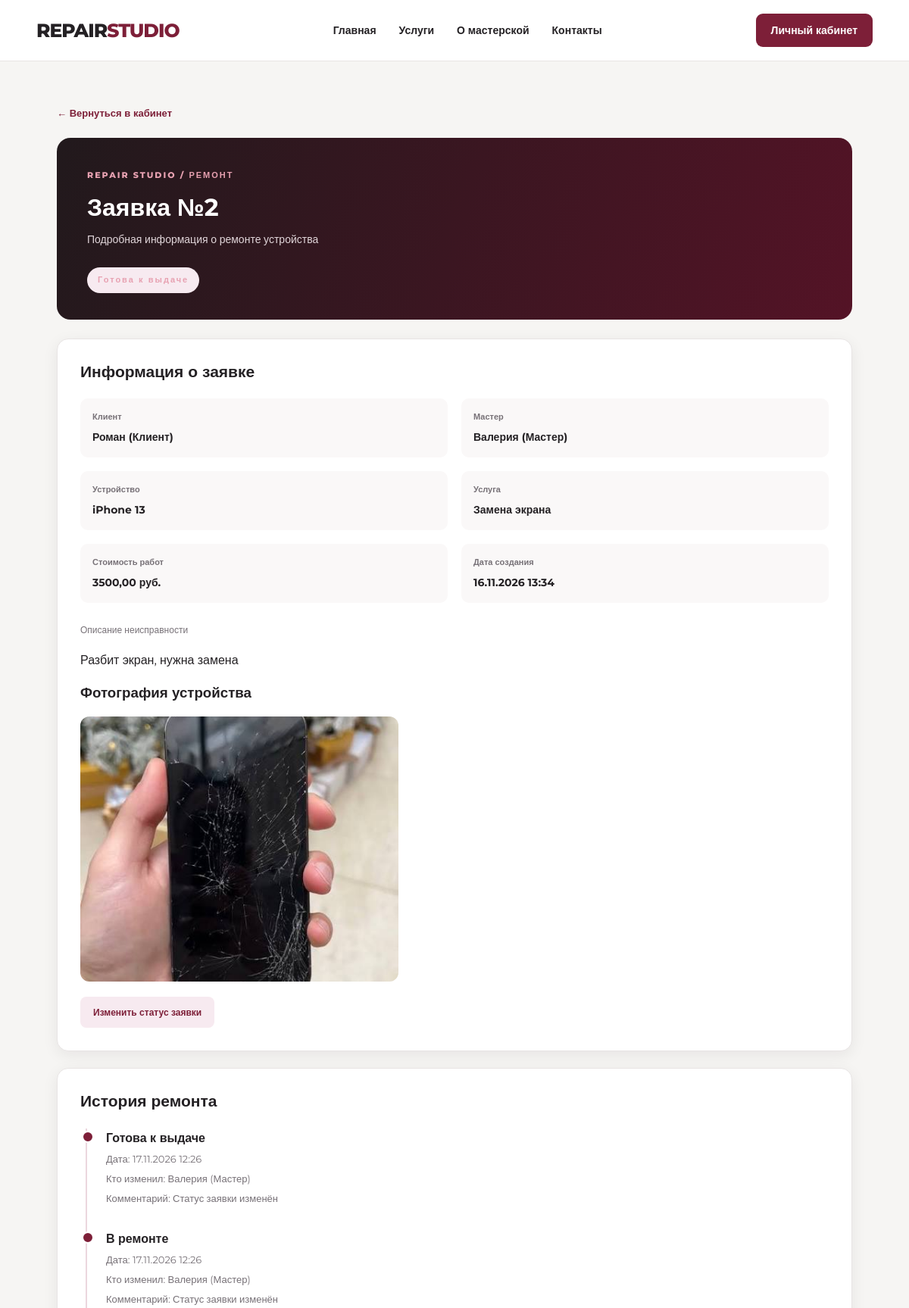
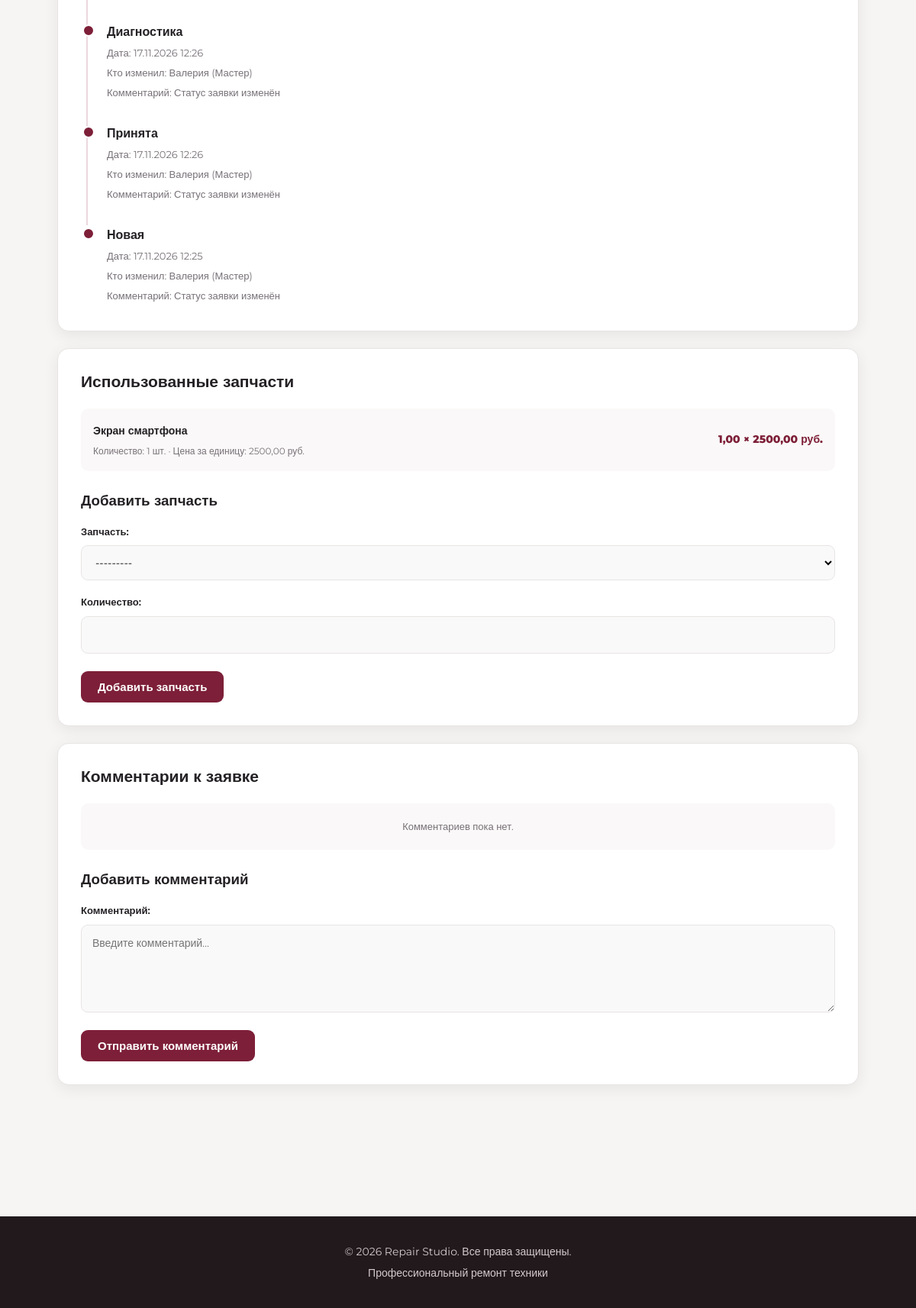
The app's page /repairs/2/ (signed in) with its own data (2 pictures, top to bottom).
### workshop/models.py (models this page shows, shortened)
class RepairRequest(models.Model):
    class Status(models.TextChoices):
        NEW = 'new', 'Новая'
        ACCEPTED = 'accepted', 'Принята'
        DIAGNOSTICS = 'diagnostics', 'Диагностика'
        WAITING_PARTS = 'waiting_parts', 'Ожидание запчастей'
        IN_PROGRESS = 'in_progress', 'В ремонте'
        COMPLETED = 'completed', 'Готова к выдаче'
        ISSUED = 'issued', 'Выдана'
        CANCELLED = 'cancelled', 'Отменена'
    customer = models.ForeignKey(
        'workshop.User',
        on_delete=models.CASCADE,
        related_name='repair_requests',
        verbose_name='Клиент'
    )
    master = models.ForeignKey(
        'workshop.User',
        on_delete=models.SET_NULL,
        null=True,
        blank=True,
        related_name='assigned_repairs',
        verbose_name='Мастер'
    )
    service = models.ForeignKey(
        Service,
        on_delete=models.SET_NULL,
        null=True,
        blank=True,
        related_name='requests',
        verbose_name='Услуга'
    )
    device_type = models.CharField(
        max_length=100,
        verbose_name='Тип устройства'
    )
    description = models.TextField(
        verbose_name='Описание неисправности'
    )
    photo = models.ImageField(
        upload_to='repair_photos/',
        blank=True,
        null=True,
        verbose_name='Фотография устройства'
    )
    status = models.CharField(
        max_length=30,
        choices=Status.choices,
        default=Status.NEW,
        verbose_name='Статус заявки'
    )
    work_cost = models.DecimalField(
        max_digits=10,
        decimal_places=2,
        default=Decimal('0.00'),
        verbose_name='Стоимость ремонта'
    )
    created_at = models.DateTimeField(
        auto_now_add=True,
        verbose_name='Дата создания'
    )
    updated_at = models.DateTimeField(
        auto_now=True,
        verbose_name='Дата обновления'
    )
    class Meta:
        verbose_name = 'Заявка на ремонт'
        verbose_name_plural = 'Заявки на ремонт'
        ordering = ['-created_at']

class User(AbstractUser):
    class Role(models.TextChoices):
        CLIENT = 'client', 'Клиент'
        MASTER = 'master', 'Мастер'
        ADMIN = 'admin', 'Администратор'
    role = models.CharField(
        max_length=20,
        choices=Role.choices,
        default=Role.CLIENT,
        verbose_name='Роль пользователя'
    )
    phone = models.CharField(
        max_length=20,
        blank=True,
        verbose_name='Номер телефона'
    )
    def __str__(self):
        return f'{self.username} ({self.get_role_display()})'

class Service(models.Model):
    name = models.CharField(
        max_length=150,
        verbose_name='Название услуги'
    )
    description = models.TextField(
        blank=True,
        verbose_name='Описание'
    )
    price = models.DecimalField(
        max_digits=10,
        decimal_places=2,
        verbose_name='Стоимость'
    )
    is_active = models.BooleanField(
        default=True,
        verbose_name='Услуга активна'
    )
    created_at = models.DateTimeField(
        auto_now_add=True,
        verbose_name='Дата создания'
    )
    def __str__(self):
        return self.name
    class Meta:
        verbose_name = 'Услуга'
        verbose_name_plural = 'Услуги'

class StatusHistory(models.Model):
    repair = models.ForeignKey(
        RepairRequest,
        on_delete=models.CASCADE,
        related_name='status_history',
        verbose_name='Заявка'
    )
    changed_by = models.ForeignKey(
        'workshop.User',
        on_delete=models.SET_NULL,
        null=True,
        verbose_name='Кто изменил'
    )
    old_status = models.CharField(
        max_length=30,
        blank=True,
        verbose_name='Предыдущий статус'
    )
    new_status = models.CharField(
        max_length=30,
        choices=RepairRequest.Status.choices,
        verbose_name='Новый статус'
    )
    comment = models.TextField(
        blank=True,
        verbose_name='Комментарий'
    )
    created_at = models.DateTimeField(
        auto_now_add=True,
        verbose_name='Дата изменения'
    )
    class Meta:
        verbose_name = 'История статуса'
        verbose_name_plural = 'История статусов'
        ordering = ['-created_at']

class PartUsage(models.Model):
    repair = models.ForeignKey(
        RepairRequest,
        on_delete=models.CASCADE,
        related_name='used_parts',
        verbose_name='Заявка'
    )
    part = models.ForeignKey(
        Part,
        on_delete=models.PROTECT,
        related_name='usages',
        verbose_name='Запчасть'
    )
    quantity = models.PositiveIntegerField(
        verbose_name='Количество'
    )
    unit_price = models.DecimalField(
        max_digits=10,
        decimal_places=2,
        verbose_name='Цена на момент использования'
    )
    used_by = models.ForeignKey(
        'workshop.User',
        on_delete=models.SET_NULL,
        null=True,
        verbose_name='Кто использовал'
    )
    created_at = models.DateTimeField(
        auto_now_add=True,
        verbose_name='Дата использования'
    )
    class Meta:
        verbose_name = 'Использование запчасти'
        verbose_name_plural = 'Использование запчастей'

class Part(models.Model):
    name = models.CharField(
        max_length=150,
        verbose_name='Название запчасти'
    )
    description = models.TextField(
        blank=True,
        verbose_name='Описание'
    )
    quantity = models.PositiveIntegerField(
        default=0,
        verbose_name='Количество на складе'
    )
    unit_price = models.DecimalField(
        max_digits=10,
        decimal_places=2,
        verbose_name='Цена за единицу'
    )
    min_quantity = models.PositiveIntegerField(
        default=2,
        verbose_name='Минимальный остаток'
    )
    def __str__(self):
        return self.name
    class Meta:
        verbose_name = 'Запчасть'
        verbose_name_plural = 'Запчасти'
        ordering = ['name']

### workshop/views.py (the view)
def repair_detail(request, repair_id):
    repair = get_repair_for_user(request, repair_id)
    status_history = StatusHistory.objects.filter(
        repair=repair
    ).order_by('-created_at')
    comments = RepairComment.objects.filter(
        repair=repair
    ).order_by('created_at')
    part_usages = PartUsage.objects.filter(
        repair=repair
    ).select_related('part')
    comment_form = RepairCommentForm()
    part_usage_form = PartUsageForm()
    return render(
        request,
        'workshop/repair_detail.html',
        {
            'repair': repair,
            'status_history': status_history,
            'comments': comments,
            'comment_form': comment_form,
            'part_usages': part_usages,
            'part_usage_form': part_usage_form,
        }
    )

### workshop/forms.py
class RepairCommentForm(forms.ModelForm):
    class Meta:
        model = RepairComment
        fields = ['text']
        labels = {
            'text': 'Комментарий',
        }
        widgets = {
            'text': forms.Textarea(attrs={
                'rows': 4,
                'placeholder': 'Введите комментарий...'
            })
        }

class PartUsageForm(forms.ModelForm):
    class Meta:
        model = PartUsage
        fields = ['part', 'quantity']
        widgets = {
            'quantity': forms.NumberInput(attrs={'min': 1}),
        }
    def __init__(self, *args, **kwargs):
        super().__init__(*args, **kwargs)
        self.fields['part'].queryset = Part.objects.filter(quantity__gt=0)

### workshop/views.py (called while the page is built)
def get_repair_for_user(request, repair_id):
    if not request.user.is_authenticated:
        raise PermissionDenied
    if request.user.role == User.Role.ADMIN:
        requests = RepairRequest.objects.all()
    elif request.user.role == User.Role.MASTER:
        requests = RepairRequest.objects.filter(
            master=request.user
        )
    elif request.user.role == User.Role.CLIENT:
        requests = RepairRequest.objects.filter(
            customer=request.user
        )
    else:
        raise PermissionDenied
    return get_object_or_404(requests, pk=repair_id)

### workshop/templates/workshop/repair_detail.html (shortened to what this page needs)
{% extends 'workshop/base.html' %}
{% block content %}
<div class="repair-detail-page">
    <a href="{% url 'dashboard' %}" class="repair-detail-back">
        ← Вернуться в кабинет
    </a>
    <div class="repair-detail-header">
        <span>REPAIR STUDIO / РЕМОНТ</span>
        <h1>Заявка №{{ repair.id }}</h1>
        <p>Подробная информация о ремонте устройства</p>
        <br>
        <span class="repair-detail-status">
            {{ repair.get_status_display }}
        </span>
    </div>
    <section class="repair-detail-card">
        <h2>Информация о заявке</h2>
        <div class="repair-info-grid">
            <div class="repair-info-item">
                <span>Клиент</span>
                <strong>{{ repair.customer }}</strong>
            </div>
            <div class="repair-info-item">
                <span>Мастер</span>
                <strong>{{ repair.master|default:"Не назначен" }}</strong>
            </div>
            <div class="repair-info-item">
                <span>Устройство</span>
                <strong>{{ repair.device_type }}</strong>
            </div>
            <div class="repair-info-item">
                <span>Услуга</span>
                <strong>{{ repair.service|default:"Не указана" }}</strong>
            </div>
            <div class="repair-info-item">
                <span>Стоимость работ</span>
                <strong>{{ repair.work_cost }} руб.</strong>
            </div>
            <div class="repair-info-item">
                <span>Дата создания</span>
                <strong>{{ repair.created_at|date:"d.m.Y H:i" }}</strong>
            </div>
        </div>
        <div style="margin-top: 22px;">
            <span style="color: var(--text-muted); font-size: 12px;">
                Описание неисправности
            </span>
            <p>{{ repair.description }}</p>
        </div>
        {% if repair.photo %}
            <h3>Фотография устройства</h3>
            <img
                src="{{ repair.photo.url }}"
                alt="Фото устройства"
                class="repair-detail-photo"
            >
        {% endif %}
        {% if user.role == 'master' %}
            <div class="repair-detail-actions">
                <a href="{% url 'change_repair_status' repair.id %}">
                    Изменить статус заявки
                </a>
            </div>
        {% endif %}
    </section>
    <section class="repair-detail-card">
        <h2>История ремонта</h2>
        {% for history in status_history %}
            <div class="repair-history-item">
                <strong>{{ history.get_new_status_display }}</strong>
                <p>Дата: {{ history.created_at|date:"d.m.Y H:i" }}</p>
                <p>Кто изменил: {{ history.changed_by|default:"Не указан" }}</p>
                <p>Комментарий: {{ history.comment|default:"Нет комментария" }}</p>
            </div>
        {% empty %}
            <div class="repair-detail-empty">
                История изменений пока пуста.
            </div>
        {% endfor %}
    </section>
    <section class="repair-detail-card">
        <h2>Использованные запчасти</h2>
        <div class="repair-parts-list">
            {% for usage in part_usages %}
                <div class="repair-part-item">
                    <div>
                        <strong>{{ usage.part.name }}</strong>
                        <p>
                            Количество: {{ usage.quantity }} шт.
                            · Цена за единицу: {{ usage.unit_price }} руб.
                        </p>
                    </div>
                    <div class="repair-part-price">
                        {{ usage.quantity|floatformat:2 }} × {{ usage.unit_price }} руб.
                    </div>
                </div>
            {% empty %}
                <div class="repair-detail-empty">
                    Использованные запчасти пока не добавлены.
                </div>
            {% endfor %}
        </div>
        {% if user.role == 'master' %}
            <h3 style="margin-top: 28px;">Добавить запчасть</h3>
            <form method="post"
                  action="{% url 'add_part_usage' repair.id %}"
                  class="repair-detail-form">
                {{ part_usage_form.as_p }}
                <button type="submit">Добавить запчасть</button>
            </form>
        {% endif %}
    </section>
    <section class="repair-detail-card">
        <h2>Комментарии к заявке</h2>
        {% for comment in comments %}
            <div class="repair-history-item">
                <strong>{{ comment.author }}</strong>
                <p>{{ comment.text }}</p>
                <p>{{ comment.created_at|date:"d.m.Y H:i" }}</p>
            </div>
        {% empty %}
            <div class="repair-detail-empty">
                Комментариев пока нет.
            </div>
        {% endfor %}
        <h3 style="margin-top: 28px;">Добавить комментарий</h3>
        <form method="post"
              action="{% url 'add_repair_comment' repair.id %}"
              class="repair-detail-form">
            {{ comment_form.as_p }}
            <button type="submit">Отправить комментарий</button>
        </form>
    </section>
</div>
{% endblock %}

### workshop/templates/workshop/base.html (shortened to what this page needs)
{% load static %}
<!DOCTYPE html>
<html lang="ru">
<head>
    <link rel="stylesheet" href="{% static 'workshop/css/style.css' %}">
</head>
<body>
    <header class="site-header">
        <div class="container header-content">
            <a href="{% url 'dashboard' %}" class="logo">
                REPAIR<span>STUDIO</span>
            </a>
            <nav class="main-nav">
                <a href="{% url 'home' %}">Главная</a>
                <a href="{% url 'home' %}#services">Услуги</a>
                <a href="{% url 'home' %}#about-workshop">О мастерской</a>
                <a href="{% url 'home' %}#contacts">Контакты</a>
            </nav>
            <div class="header-actions">
                {% if user.is_authenticated %}
                    <a href="{% url 'dashboard' %}" class="header-account">
                        Личный кабинет
                    </a>
                {% else %}
                    <a href="{% url 'login' %}" class="header-account">
                        Войти
                    </a>
                {% endif %}
            </div>
        </div>
    </header>
    <main>
        {% block content %}
        {% endblock %}
    </main>
    <footer class="site-footer">
        <div class="container">
            <p>© 2026 Repair Studio. Все права защищены.</p>
            <p>Профессиональный ремонт техники</p>
        </div>
    </footer>
</body>
</html>

### records on screen
RepairRequest: id "2", status "Готова к выдаче", customer "Роман (Клиент)", master "Валерия (Мастер)", device_type "iPhone 13", service "Замена экрана", work_cost "3500,00", created_at "16.11.2026 13:34", description "Разбит экран, нужна замена", photo (picture)
StatusHistory: new_status "Готова к выдаче", created_at "17.11.2026 12:26", changed_by "Валерия (Мастер)", comment "Статус заявки изменён"
StatusHistory: new_status "В ремонте", created_at "17.11.2026 12:26", changed_by "Валерия (Мастер)", comment "Статус заявки изменён"
StatusHistory: new_status "Диагностика", created_at "17.11.2026 12:26", changed_by "Валерия (Мастер)", comment "Статус заявки изменён"
StatusHistory: new_status "Принята", created_at "17.11.2026 12:26", changed_by "Валерия (Мастер)", comment "Статус заявки изменён"
StatusHistory: new_status "Новая", created_at "17.11.2026 12:25", changed_by "Валерия (Мастер)", comment "Статус заявки изменён"
PartUsage: part.name "Экран смартфона", quantity "1", unit_price "2500,00", quantity "1,00"
